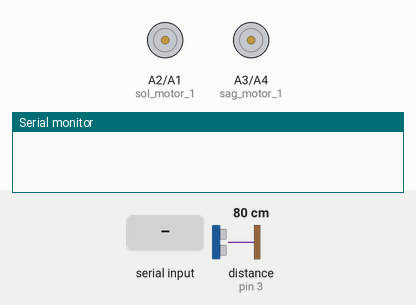
This sketch was run on a simulated Arduino Uno, built with avr-gcc and run on an emulated ATmega328P. On the bench: motor-driver pin pairs drawn as motors (green arrow = first pin HIGH = forward, orange = second pin HIGH = backward, longer = more drive, scaled by the enable pin), the last lines printed to the serial monitor. Wiring (inferred from the names in the program): ultrasonic range finder: trigger pin 4; echo pin 3. The test bench sets the inputs (shaded band); at power-on: distance to the obstacle (sensor on pin 3) 80 cm. The echo pulse lasts 58.3 µs per cm.

Above: at 1.2 s.
1.3 s: "F" received over the second serial link
At 2.2 s:
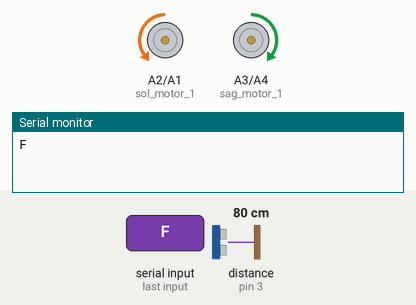
2.8 s: "B" received over the second serial link
At 3.3 s:
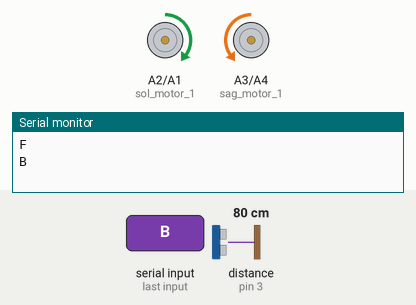
4.3 s: "L" received over the second serial link
At 5.5 s:
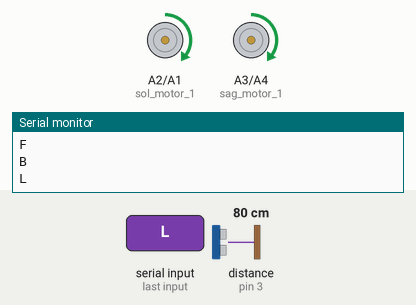
5.8 s: "R" received over the second serial link
At 6.7 s:
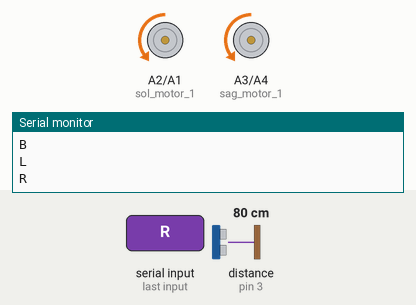
Timing chart, 0 to 8.3 s (numbered marks = the images above; inputs shaded):
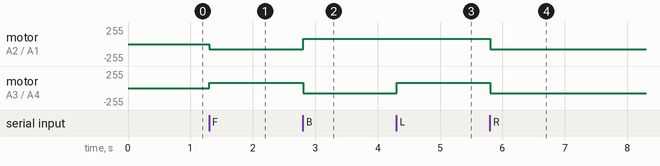

The sketch:

GencTesla_Kod.ino
```cpp
#include <SoftwareSerial.h>
SoftwareSerial mySerial(9, 10); // RX, TX
char data;

#define sol_motor_1 A2
#define sol_motor_2 A1
#define sag_motor_1 A3
#define sag_motor_2 A4
#define trig 4
#define echo 3
#define sol_motor_en 6
#define sag_motor_en 5

void setup() {
pinMode(A1,OUTPUT);   //Sol Motor 2
pinMode(A2,OUTPUT);   //Sol Motor 1
pinMode(A3,OUTPUT);   //Sağ Motor 1
pinMode(A4,OUTPUT);   //Sağ Motor 2
pinMode(5,OUTPUT);   //Sağ Motor EN
pinMode(6,OUTPUT);   //Sol Motor EN
pinMode(4,OUTPUT);   //TrigPin
pinMode(3,INPUT);   //EchoPin
analogWrite(5,80);
analogWrite(6,80);


Serial.begin(9600);
mySerial.begin(9600);
}

void ileri(){

  digitalWrite(sol_motor_1, LOW);
  digitalWrite(sol_motor_2, HIGH);
  digitalWrite(sag_motor_1, HIGH);
  digitalWrite(sag_motor_2, LOW);

}

void geri(){


  digitalWrite(sol_motor_1, HIGH);
  digitalWrite(sol_motor_2, LOW);
  digitalWrite(sag_motor_1, LOW);
  digitalWrite(sag_motor_2, HIGH);


}

void sol(){


  digitalWrite(sol_motor_1, HIGH);
  digitalWrite(sol_motor_2, LOW);
  digitalWrite(sag_motor_1, HIGH);
  digitalWrite(sag_motor_2, LOW);

}

void sag(){

    digitalWrite(sol_motor_1, LOW);
  digitalWrite(sol_motor_2, HIGH);
  digitalWrite(sag_motor_1, LOW);
  digitalWrite(sag_motor_2, HIGH);

}

void dur(){

  digitalWrite(sol_motor_1, LOW);
  digitalWrite(sol_motor_2, LOW);
  digitalWrite(sag_motor_1, LOW);
  digitalWrite(sag_motor_2, LOW);

}

void loop() {

   long duration, distance;
  digitalWrite(trig, LOW);
  delayMicroseconds(2);
  digitalWrite(trig, HIGH);
  delayMicroseconds(10);
  digitalWrite(trig, LOW);
  duration = pulseIn(echo, HIGH);
  distance = (duration/2) / 29.1;


if(mySerial.available()){
  data = mySerial.read();
  Serial.println(data);
}

if(data == 'F'){
 ileri();
}

else if(data == 'B'){
  geri();
}

else if(data == 'L'){
  sol();
}

else if(data == 'R'){
 sag();
}

else if(data == 'S'){
  dur();
}

}
```

Measured:
- after the input at 1.3 s, motor on A2 (sol_motor_1) / A1 (sol_motor_2): stopped → backward 80/255 at once; motor on A3 (sag_motor_1) / A4 (sag_motor_2): stopped → forward 80/255 at once
- after the input at 2.8 s, motor on A2 (sol_motor_1) / A1 (sol_motor_2): backward 80/255 → forward 80/255 at once; motor on A3 (sag_motor_1) / A4 (sag_motor_2): forward 80/255 → backward 80/255 at once
- after the input at 4.3 s, motor on A3 (sag_motor_1) / A4 (sag_motor_2): backward 80/255 → forward 80/255 at once
- after the input at 5.8 s, motor on A2 (sol_motor_1) / A1 (sol_motor_2), motor on A3 (sag_motor_1) / A4 (sag_motor_2): forward 80/255 → backward 80/255 at once
